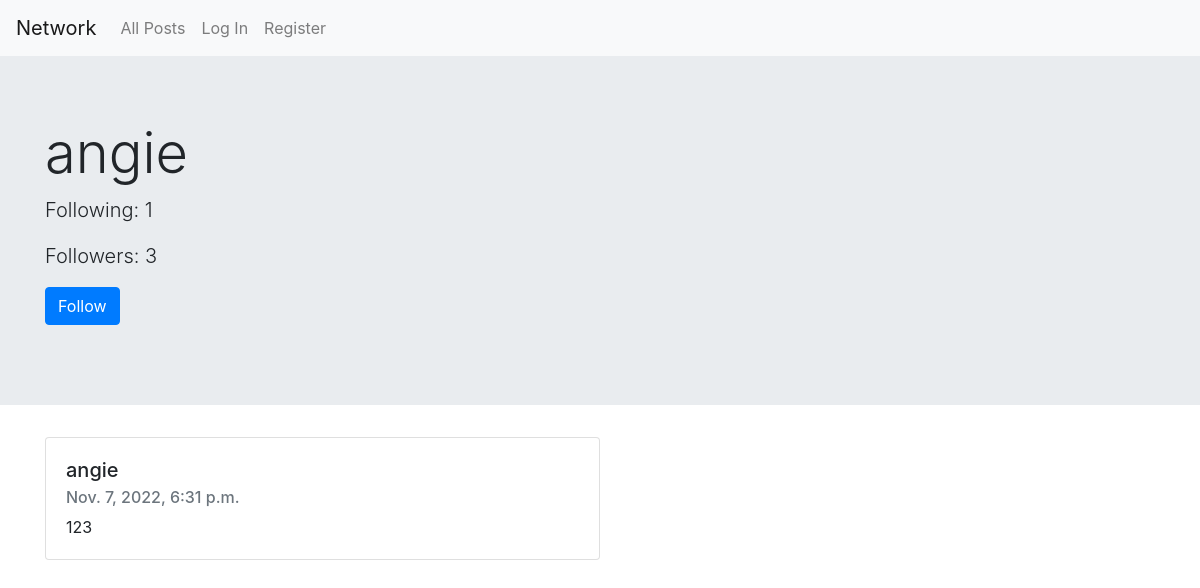
Page /profile/angie on the earlier database version.
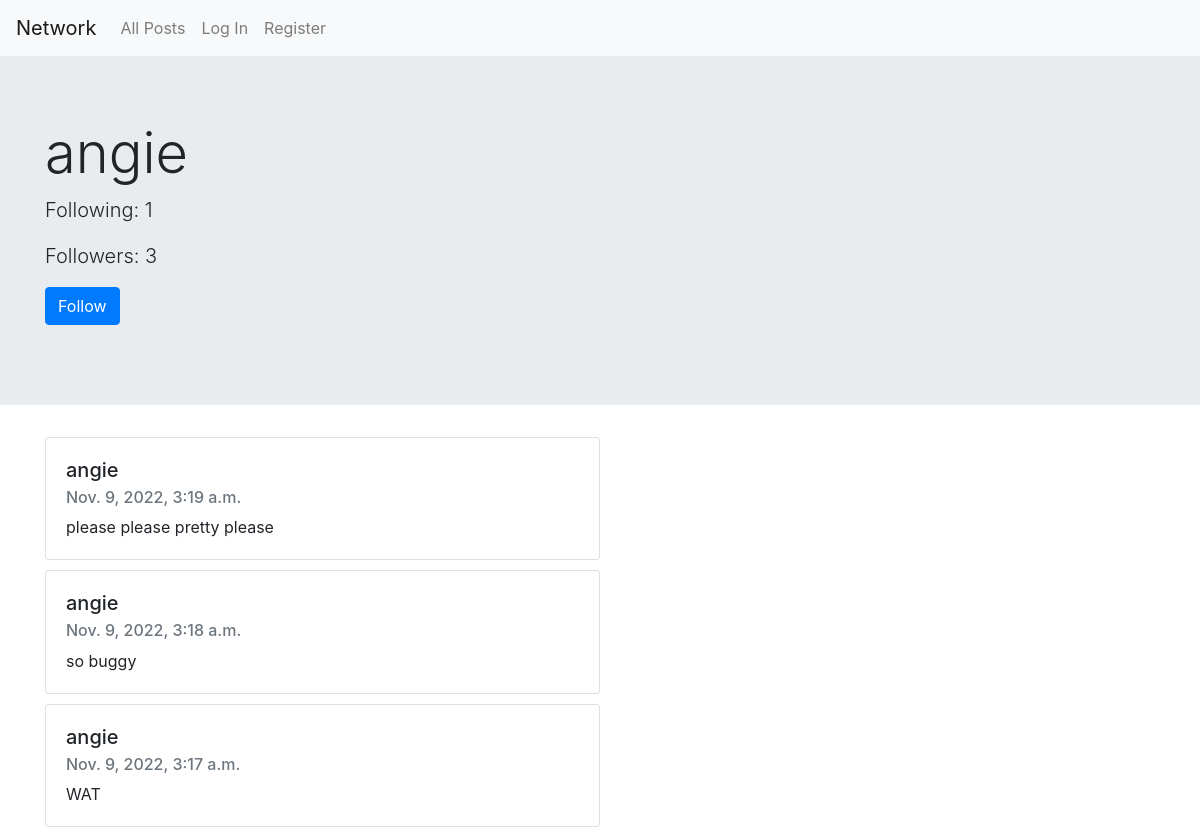
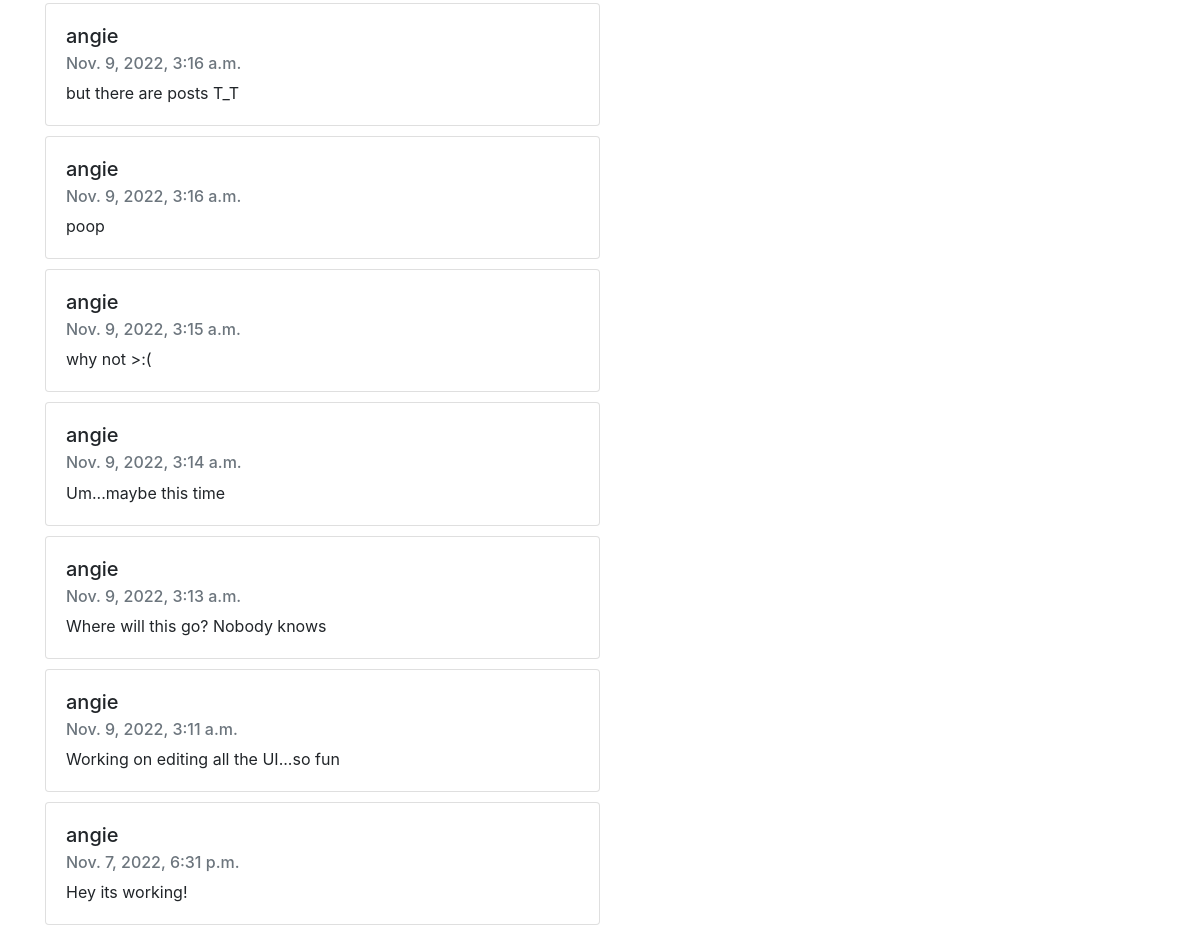
Same page on the later database version (2 pictures, top to bottom).
### network/models.py (models this page shows, shortened)
class User(AbstractUser):
    pass

class Post(models.Model):
    user = models.ForeignKey(User, on_delete=models.CASCADE, related_name='author')
    content = models.CharField(max_length=250)
    timestamp = models.DateTimeField(auto_now_add=True)
    liked = models.ManyToManyField(User, default=None, blank=True, related_name='likes')

### network/views.py (the view, shortened to what this page needs)
# urls.py: path("profile/<str:username>", views.profile, name="profile"),
def profile(request,username):
    if request.method == 'GET':
        current_user = request.user
        user_data = get_object_or_404(User,username=username)
        posts = Post.objects.filter(user=user_data).order_by('id').reverse()
        follower = Profile.objects.filter(user=user_data)
        following = Profile.objects.filter(follower=user_data)
        paginator = Paginator(posts, 10)
        page_number = request.GET.get('page')
        page_obj = paginator.get_page(page_number)
        return render(request, "network/profile.html",{
            "posts": posts,
            "user_data": user_data,
            "totalFollowers": len(follower),
            "totalFollowing": len(following),
            "page_obj": page_obj
        })

### network/templates/network/profile.html (shortened to what this page needs)
{% extends "network/layout.html" %}
{% block body %}
<div class="jumbotron jumbotron-fluid">
    <div class="container">
        <h1 class="display-4">{{ user_data.username }}</h1>
        <p class="lead">Following: {{ totalFollowing }}</p>
        <p class="lead">Followers: {{ totalFollowers }}</p>
    {% if user_data.username != user.username %}
    {% if not followingUser %}
    <p class="lead">
    <form method="post" action="{% url 'profile' username=user_data.username %}">
        <button role ="button" class='btn btn-primary' type="submit">Follow</button>
    </form></p>
    {% elif followingUser %}
    <p class="lead">
    <form method="post" action="{% url 'profile' username=user_data.username %}">
        {% csrf_token %}
        <button class="btn btn-secondary" type="submit">Unfollow</button>
    </form></p>
    {% endif %}
    {% endif %}
    </div>
</div>
{% for post in page_obj %}
<div class="container">
    <div class="card" style="width:50%">
        <div class="card-body">
            <h5 class="card-title">{{ post.user }}</h5>
            <h6 class="card-subtitle mb-2 text-muted">{{ post.timestamp }}</h6>
            <div class="card-text">{{ post.content }}</div>
        </div>
    </div>
</div>
{% endfor %}
{% endblock %}

### network/templates/network/layout.html (shortened to what this page needs)
{% load static %}
<!DOCTYPE html>
<html lang="en">
    <head>
        <link rel="stylesheet" href="https://stackpath.bootstrapcdn.com/bootstrap/4.4.1/css/bootstrap.min.css">
        <link href="{% static '/network/styles.css' %}" rel="stylesheet" type="text/css">
        <link rel="stylesheet" href="https://cdnjs.cloudflare.com/ajax/libs/font-awesome/4.7.0/css/font-awesome.min.css">
    </head>
    <body>
        <nav class="navbar navbar-expand-lg navbar-light bg-light">
            <a class="navbar-brand" href="#">Network</a>
            <div>
              <ul class="navbar-nav mr-auto">
                <li class="nav-item">
                  <a class="nav-link" href="{% url 'index' %}">All Posts</a>
                </li>
                {% if user.is_authenticated %}
                    <li class="nav-item">
                        <a class="nav-link" href="{% url 'following' user_id=user.id %}">Following</a>
                    </li>
                    <li class="nav-item">
                        <a class="nav-link" href="{% url 'logout' %}">Log Out</a>
                    </li>
                {% else %}
                    <li class="nav-item">
                        <a class="nav-link" href="{% url 'login' %}">Log In</a>
                    </li>
                    <li class="nav-item">
                        <a class="nav-link" href="{% url 'register' %}">Register</a>
                    </li>
                {% endif %}
              </ul>
            </div>
          </nav>
        <div class="body">
            {% block body %}
            {% endblock %}
        </div>
    </body>
</html>

### network/static/network/styles.css (style rules this page uses)
.card { margin-top: 10px; }

Differences in the rows shown:
added Post: user "angie", timestamp "Nov. 9, 2022, 3:19 a.m.", content "please please pretty please"
added Post: user "angie", timestamp "Nov. 9, 2022, 3:18 a.m.", content "so buggy"
added Post: user "angie", timestamp "Nov. 9, 2022, 3:17 a.m.", content "WAT"
added Post: user "angie", timestamp "Nov. 9, 2022, 3:16 a.m.", content "but there are posts T_T"
added Post: user "angie", timestamp "Nov. 9, 2022, 3:16 a.m.", content "poop"
added Post: user "angie", timestamp "Nov. 9, 2022, 3:15 a.m.", content "why not >:("
added Post: user "angie", timestamp "Nov. 9, 2022, 3:14 a.m.", content "Um...maybe this time"
added Post: user "angie", timestamp "Nov. 9, 2022, 3:13 a.m.", content "Where will this go? Nobody knows"
added Post: user "angie", timestamp "Nov. 9, 2022, 3:11 a.m.", content "Working on editing all the UI...so fun"
changed Post: content "123" → "Hey its working!"
